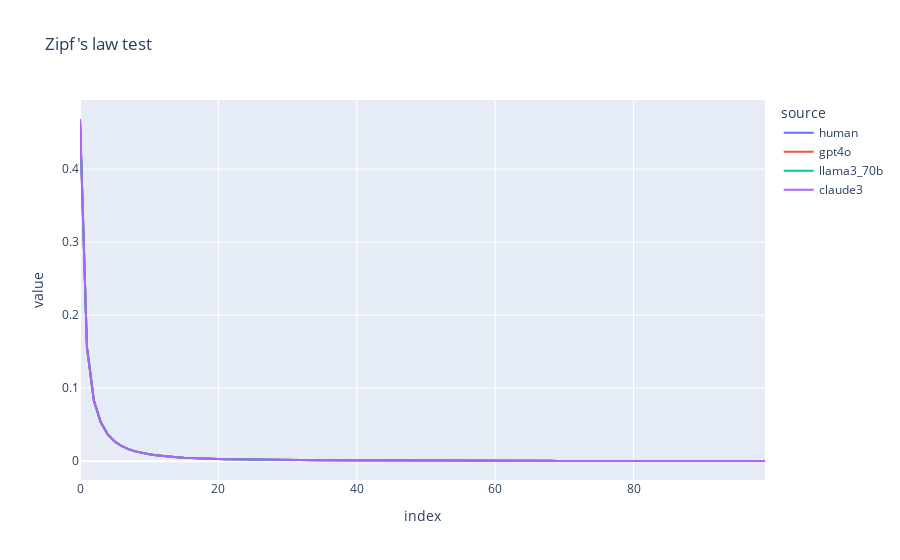

Notebook code for this chart:
### Code cell
fig = px.line(all_distr, title="Zipf's law test", color = 'source')
fig.show()
